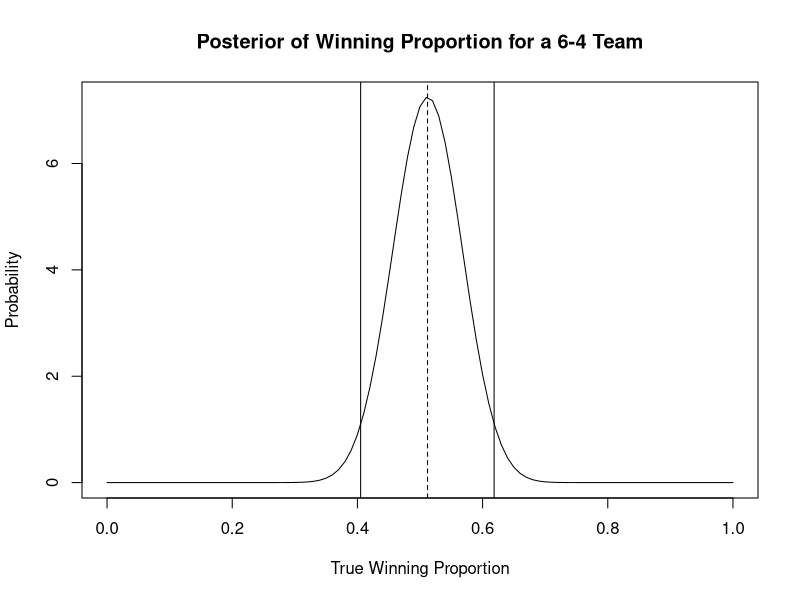

Write the R code that produced this figure.
curve(dbeta(x, 6+36.5,10-6+36.5), xlab = "True Winning Proportion", ylab = "Probability", main = "Posterior of Winning Proportion for a 6-4 Team")

abline(v = (6+36.5)/(10+73),lty = 2)
abline(v = qbeta(.025,6+36.5,10-6+36.5))
abline(v = qbeta(.975,6+36.5,10-6+36.5))